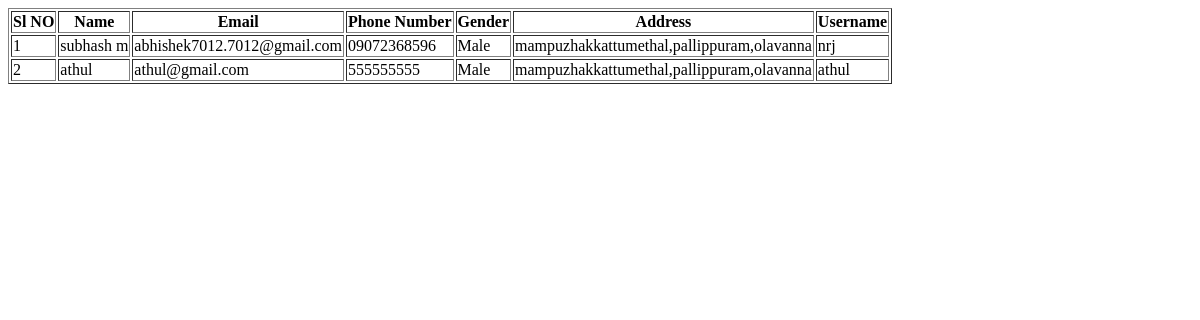
The app's page /viewusers, older data.
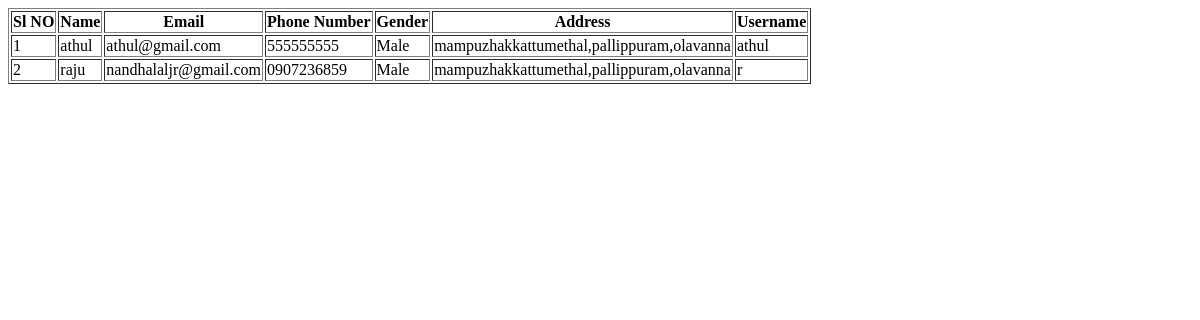
The same page, newer data.
### app/models.py (models this page shows)
class User_details(models.Model):
    user_id=models.ForeignKey(User,on_delete=models.CASCADE)
    phone_number=models.CharField(max_length=10,unique=True)
    gender=models.CharField(max_length=10)
    address=models.TextField()

### app/views.py (the view)
# urls.py: path('viewusers',views.viewusers,name='viewusers'),
def viewusers(request):
    user_details = User_details.objects.all()
    context = {
        'user_details': user_details,
    }
    return  render(request,'viewusers.html',context)

### templates/viewusers.html (shortened to what this page needs)
<!DOCTYPE html>
<html lang="en">
<head>
</head>
<body>
    <table border="1">
        <tr>
            <th>Sl NO</th>
            <th>Name</th>
            <th>Email</th>
            <th>Phone Number</th>
            <th>Gender</th>
            <th>Address</th>
            <th>Username</th>
        </tr>
        {% for x in user_details %}
        <tr>
            <td>{{ forloop.counter}}</td>
            <td>{{x.user_id.first_name}}</td>
            <td>{{x.user_id.email}}</td>
            <td>{{x.phone_number}}</td>
            <td>{{x.gender}}</td>
            <td>{{x.address}}</td>
            <td>{{x.user_id.username}}</td>
        </tr>
        {% endfor %}
    </table>
</body>
</html>

Row changes from the older to the newer data that the page shows:
removed User_details: user_id.first_name "subhash m", user_id.email "abhishek7012.7012@gmail.com", phone_number "09072368596", gender "Male", address "mampuzhakkattumethal,pallippuram,olavanna", user_id.username "nrj"
added User_details: user_id.first_name "raju", user_id.email "nandhalaljr@gmail.com", phone_number "0907236859", gender "Male", address "mampuzhakkattumethal,pallippuram,olavanna", user_id.username "r"
